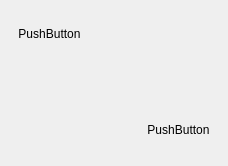
<?xml version="1.0" encoding="UTF-8"?>
<ui version="4.0">
 <class>Dialog</class>
 <widget class="QDialog" name="Dialog">
  <property name="geometry">
   <rect>
    <x>0</x>
    <y>0</y>
    <width>181</width>
    <height>166</height>
   </rect>
  </property>
  <property name="windowTitle">
   <string>Dialog</string>
  </property>
  <layout class="QGridLayout" name="gridLayout">
   <item row="0" column="0">
    <widget class="QToolButton" name="AlignTL">
     <property name="toolTip">
      <string>Align Top-Right</string>
     </property>
     <property name="text">
      <string>PushButton</string>
     </property>
     <property name="icon">
      <iconset resource="res/icons.qrc">
       <normaloff>:/arrow_top_left_32x32.png</normaloff>:/arrow_top_left_32x32.png</iconset>
     </property>
     <property name="iconSize">
      <size>
       <width>32</width>
       <height>32</height>
      </size>
     </property>
     <property name="checkable">
      <bool>true</bool>
     </property>
     <property name="autoRaise">
      <bool>true</bool>
     </property>
    </widget>
   </item>
   <item row="0" column="1">
    <widget class="QToolButton" name="AlignT">
     <property name="toolTip">
      <string>Align Top-Middle</string>
     </property>
     <property name="autoFillBackground">
      <bool>false</bool>
     </property>
     <property name="text">
      <string/>
     </property>
     <property name="icon">
      <iconset resource="res/icons.qrc">
       <normaloff>:/arrow_up_32x32.png</normaloff>:/arrow_up_32x32.png</iconset>
     </property>
     <property name="iconSize">
      <size>
       <width>32</width>
       <height>32</height>
      </size>
     </property>
     <property name="checkable">
      <bool>true</bool>
     </property>
     <property name="autoRaise">
      <bool>true</bool>
     </property>
    </widget>
   </item>
   <item row="0" column="2">
    <widget class="QToolButton" name="AlignTR">
     <property name="toolTip">
      <string>Align Top-Right</string>
     </property>
     <property name="text">
      <string/>
     </property>
     <property name="icon">
      <iconset resource="res/icons.qrc">
       <normaloff>:/arrow_top_right_32x32.png</normaloff>:/arrow_top_right_32x32.png</iconset>
     </property>
     <property name="iconSize">
      <size>
       <width>32</width>
       <height>32</height>
      </size>
     </property>
     <property name="checkable">
      <bool>true</bool>
     </property>
     <property name="autoRaise">
      <bool>true</bool>
     </property>
    </widget>
   </item>
   <item row="1" column="0">
    <widget class="QToolButton" name="alignML">
     <property name="text">
      <string/>
     </property>
     <property name="icon">
      <iconset resource="res/icons.qrc">
       <normaloff>:/arrow_left_32x32.png</normaloff>:/arrow_left_32x32.png</iconset>
     </property>
     <property name="iconSize">
      <size>
       <width>32</width>
       <height>32</height>
      </size>
     </property>
     <property name="checkable">
      <bool>true</bool>
     </property>
     <property name="autoRaise">
      <bool>true</bool>
     </property>
    </widget>
   </item>
   <item row="1" column="1">
    <widget class="QToolButton" name="alignM">
     <property name="text">
      <string/>
     </property>
     <property name="icon">
      <iconset resource="res/icons.qrc">
       <normaloff>:/stop_32x32.png</normaloff>:/stop_32x32.png</iconset>
     </property>
     <property name="iconSize">
      <size>
       <width>32</width>
       <height>32</height>
      </size>
     </property>
     <property name="checkable">
      <bool>true</bool>
     </property>
     <property name="autoRaise">
      <bool>true</bool>
     </property>
    </widget>
   </item>
   <item row="1" column="2">
    <widget class="QToolButton" name="alignMR">
     <property name="text">
      <string/>
     </property>
     <property name="icon">
      <iconset resource="res/icons.qrc">
       <normaloff>:/arrow_right_32x32.png</normaloff>:/arrow_right_32x32.png</iconset>
     </property>
     <property name="iconSize">
      <size>
       <width>32</width>
       <height>32</height>
      </size>
     </property>
     <property name="checkable">
      <bool>true</bool>
     </property>
     <property name="autoRaise">
      <bool>true</bool>
     </property>
    </widget>
   </item>
   <item row="2" column="0">
    <widget class="QToolButton" name="alignBL">
     <property name="text">
      <string/>
     </property>
     <property name="icon">
      <iconset resource="res/icons.qrc">
       <normaloff>:/arrow_bottom_left_32x32.png</normaloff>:/arrow_bottom_left_32x32.png</iconset>
     </property>
     <property name="iconSize">
      <size>
       <width>32</width>
       <height>32</height>
      </size>
     </property>
     <property name="checkable">
      <bool>true</bool>
     </property>
     <property name="autoRaise">
      <bool>true</bool>
     </property>
    </widget>
   </item>
   <item row="2" column="1">
    <widget class="QToolButton" name="alignBM">
     <property name="text">
      <string/>
     </property>
     <property name="icon">
      <iconset resource="res/icons.qrc">
       <normaloff>:/arrow_down_32x32.png</normaloff>:/arrow_down_32x32.png</iconset>
     </property>
     <property name="iconSize">
      <size>
       <width>32</width>
       <height>32</height>
      </size>
     </property>
     <property name="checkable">
      <bool>true</bool>
     </property>
     <property name="autoRaise">
      <bool>true</bool>
     </property>
    </widget>
   </item>
   <item row="2" column="2">
    <widget class="QToolButton" name="alignBR">
     <property name="text">
      <string>PushButton</string>
     </property>
     <property name="icon">
      <iconset resource="res/icons.qrc">
       <normaloff>:/arrow_bottom_right_32x32.png</normaloff>:/arrow_bottom_right_32x32.png</iconset>
     </property>
     <property name="iconSize">
      <size>
       <width>32</width>
       <height>32</height>
      </size>
     </property>
     <property name="checkable">
      <bool>true</bool>
     </property>
     <property name="autoRaise">
      <bool>true</bool>
     </property>
    </widget>
   </item>
  </layout>
 </widget>
 <resources>
  <include location="res/icons.qrc"/>
 </resources>
 <connections/>
</ui>
